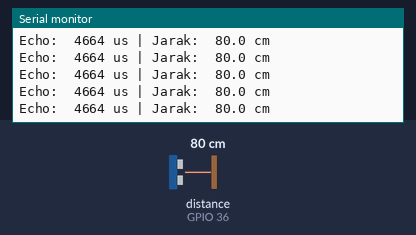
A sketch run on a simulated ESP32. Parts: the last lines printed to the serial monitor. Wiring (inferred from the names in the program): ultrasonic range finder: trigger GPIO 25; echo GPIO 36. The inputs (shaded band) are chosen by the test bench; at power-on: distance to the obstacle (sensor on GPIO 36) 80 cm. The echo pulse lasts 58.3 µs per cm.

Above: at 1.2 s.
1.3 s: distance to the obstacle (sensor on GPIO 36) set to 2 cm
At 1.59 s:
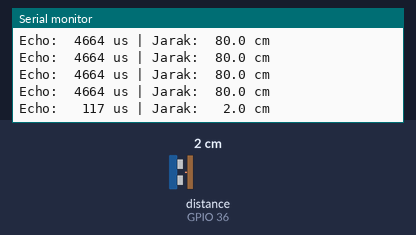
3.3 s: distance to the obstacle (sensor on GPIO 36) set to 120 cm
At 3.61 s:
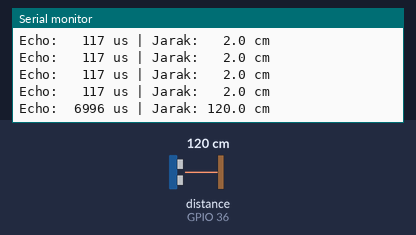
5.3 s: distance to the obstacle (sensor on GPIO 36) set to 250 cm
At 5.49 s:
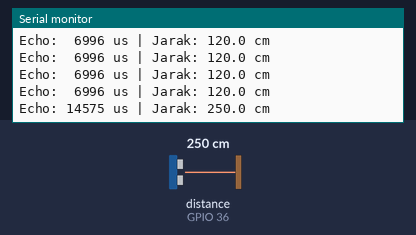

The sketch:

p1_jarak_dasar.ino
```cpp
/*
 * BAB 30 - Program 1: Mengukur Jarak Dasar
 * Mengirim pulsa Trig 10 µs, mengukur lebar pulsa Echo dengan pulseIn(),
 * lalu menghitung jarak dengan kecepatan suara pada suhu 20 °C.
 *
 * Rangkaian:
 *   Modul HC-SR04 di konektor kit (G, Ec, Tr, V)
 *   Tr (header hijau) → IO25   (lepas dulu kabel SW2 → 25)
 *   Ec (header hijau) → pembagi tegangan 1 kΩ + 2 kΩ → IO36 (VP)
 */

#define PIN_TRIG 25  // Tr → IO25
#define PIN_ECHO 36  // Ec → pembagi tegangan → IO36 (label VP)

const unsigned long BATAS_TUNGGU_US = 30000;  // 30 ms, cukup untuk pantulan terjauh (±4 m ≈ 23 ms)
const float KECEPATAN_SUARA = 0.0343;         // cm per mikrodetik (343 m/s, suhu 20 °C)

// Memicu satu pengukuran, lalu mengembalikan lebar pulsa Echo dalam µs.
// Hasil 0 berarti pulsa Echo tidak selesai sebelum batas waktu habis.
unsigned long ukurEchoUs() {
  digitalWrite(PIN_TRIG, LOW);
  delayMicroseconds(2);
  digitalWrite(PIN_TRIG, HIGH);
  delayMicroseconds(10);        // pulsa Trig minimal 10 µs
  digitalWrite(PIN_TRIG, LOW);
  return pulseIn(PIN_ECHO, HIGH, BATAS_TUNGGU_US);
}

void setup() {
  Serial.begin(115200);
  pinMode(PIN_TRIG, OUTPUT);
  digitalWrite(PIN_TRIG, LOW);
  pinMode(PIN_ECHO, INPUT);     // IO36 hanya bisa menjadi input
  Serial.println("BAB 30 - Program 1: Mengukur Jarak Dasar");
}

void loop() {
  unsigned long durasi = ukurEchoUs();

  if (durasi == 0) {
    Serial.println("Tidak ada pantulan (benda terlalu jauh/miring, atau cek kabel)");
  } else {
    float jarakCm = durasi * KECEPATAN_SUARA / 2;
    Serial.printf("Echo: %5lu us | Jarak: %5.1f cm\n", durasi, jarakCm);
  }

  delay(200);  // ukur 5 kali per detik (jeda minimal 60 ms)
}
```

Measured:
- after the input at 1.3 s, the serial monitor: prints a new line after 0.14 s (image 1)
- after the input at 3.3 s, the serial monitor: prints a new line after 0.15 s (image 2)
- after the input at 5.3 s, the serial monitor: prints a new line at once (image 3)
